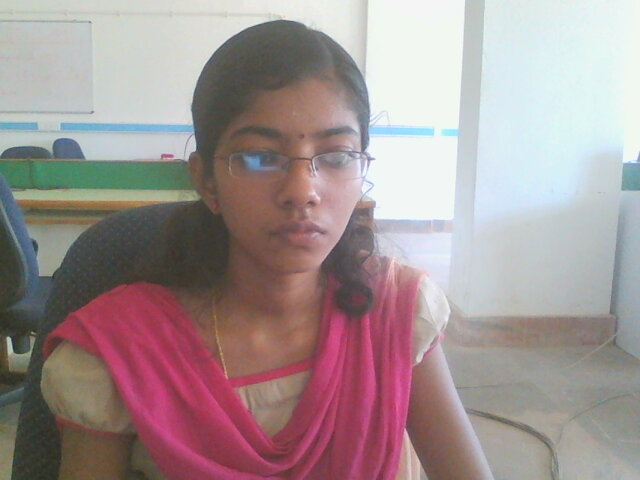
#> input picture LIP READER 0.3/00000.jpg, 640 x 480 px; its folder holds 2 pictures in this run
$ python mean.py '../LIP READER 0.3' '../LIP READER 0.3/00001.jpg'   (Python 2 division)
#> lines starting #> are read from the running program, lines starting #| are printed output that depends on the picture
import pickle, math, shutil, tempfile, Image
from os import listdir, mkdir
from os.path import exists, isdir, isfile, join, normpath, basename

from numpy import max, zeros, average, dot, asfarray, sort, trace, argmin
from numpy.linalg import eigh, svd

import os
import sys
import cv2
import numpy as np


def validate_directory(images_list):
    """ Validates images directory, all should be images
    of the same size """
    if not images_list:
        raise IOError, 'Folder empty'

    file_list, sizes = [], set()
    for name in images_list:
        img = Image.open(name).convert('L')
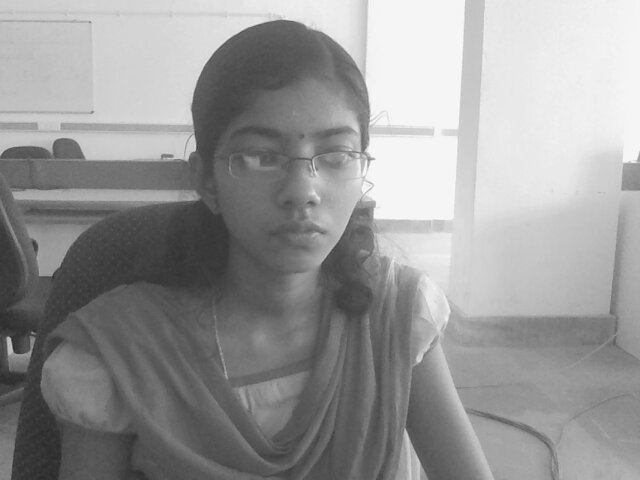
#> img: PIL image 640x480 L; min 42, max 253, mean 151.3
        file_list.append(img)
        sizes.add(img.size)
#> pass 2 of the loop in validate_directory, `for name in images_list:`:
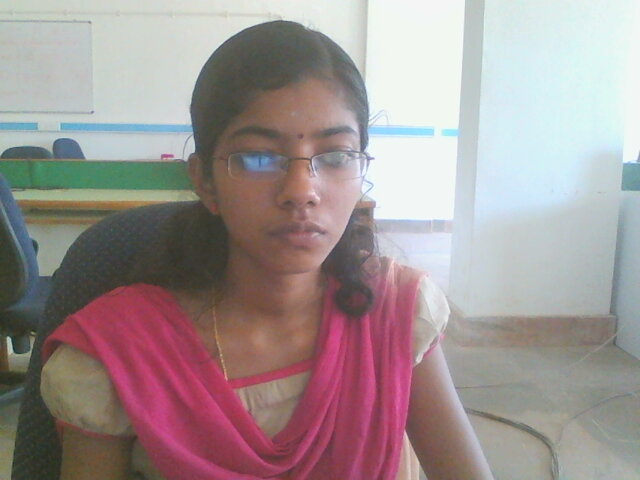
#> input picture LIP READER 0.3/00001.jpg, 640 x 480 px
#> in validate_directory, `img = Image.open(name).convert('L')`:
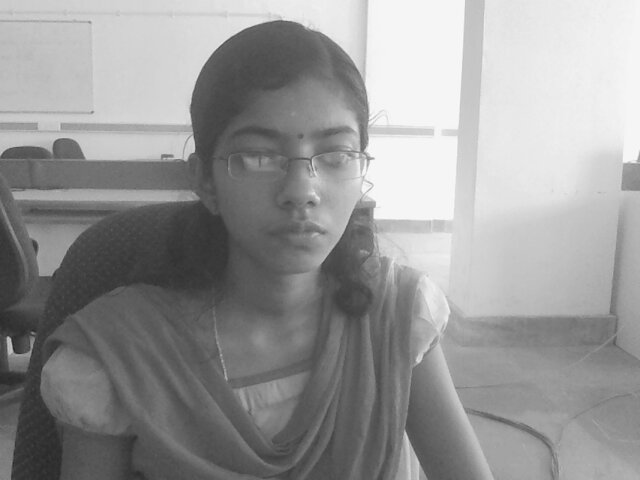
#> img: PIL image 640x480 L; min 37, max 252, mean 150.7

    if len(sizes) != 1:
        raise IOError, 'Select folder with all images of equal dimensions'
    return file_list


def create_face_bundle(images_list,outdir):
    """ Creates FaceBundle """
    images = validate_directory(images_list)
#> images = 2 items

    img = images[0]
    width, height = img.size
#> width = 640; height = 480
    pixels = width * height
#> pixels = 307200
    numimgs = len(images)
#> numimgs = 2

    # Create a 2d array, each row holds pixvalues of a single image
    facet_matrix = zeros((numimgs, pixels))
    for i in xrange(numimgs):
        pixels = asfarray(images[i].getdata())
        facet_matrix[i] = pixels / max(pixels)
#> this loop made 2 passes

    # Create average values, one for each column (ie pixel)
    avg = average(facet_matrix, axis=0)

        # Create average image in current directory just for fun of viewing
    make_image(avg,outdir, (width, height))


def make_image(v,outdir, size, scaled=True):
#     """ Builds an image named `filename` of `size` dimensions
#     that might be scaled """
#> called with v = array of shape (307200,), outdir = '../LIP READER 0.3/00001.jpg', size = (640, 480), scaled = True
     v.shape = (-1,) #change to 1 dim array
     im = Image.new('L', size)
#> im: PIL image 640x480 L; every value is 0
     if scaled:
         a, b = v.min(), v.max()
#> a = 0.172; b = 0.992
         v = ((v - a) * 255 / (b - a))
     im.putdata(v)
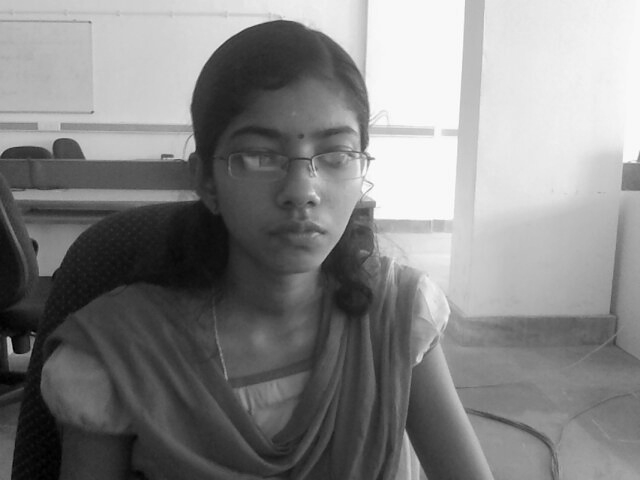
#> im: PIL image 640x480 L; min 0, max 255, mean 131.9
     im.save(outdir + "/mean.png")


def parse_folder(directory, filter_rule=None):
    """ Returns a list of files in `directory` that complies `filter_rule`.
    Raises IOError if `directory` is not a directory. Returns all files
    in `directory` if no filter rule is passed"""
    return sorted(filter(filter_rule,
                         (normpath(join(directory, name))
                            for name in listdir(directory))))

if __name__ == '__main__':

 images_list = parse_folder(sys.argv[1],
                               lambda name: name.lower())
 create_face_bundle(images_list,sys.argv[2]);
